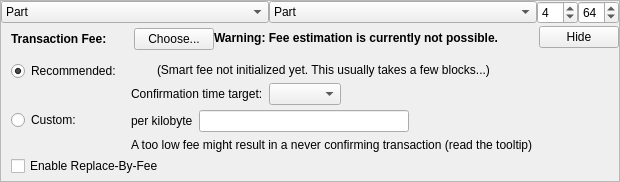
    <widget class="QFrame" name="frameFee">
     <property name="sizePolicy">
      <sizepolicy hsizetype="Expanding" vsizetype="Expanding">
       <horstretch>0</horstretch>
       <verstretch>0</verstretch>
      </sizepolicy>
     </property>
     <property name="maximumSize">
      <size>
       <width>16777215</width>
       <height>16777215</height>
      </size>
     </property>
     <property name="frameShape">
      <enum>QFrame::StyledPanel</enum>
     </property>
     <property name="frameShadow">
      <enum>QFrame::Sunken</enum>
     </property>
     <layout class="QVBoxLayout" name="verticalLayoutFee1">
      <property name="spacing">
       <number>0</number>
      </property>
      <property name="leftMargin">
       <number>0</number>
      </property>
      <property name="topMargin">
       <number>0</number>
      </property>
      <property name="rightMargin">
       <number>0</number>
      </property>
      <property name="bottomMargin">
       <number>0</number>
      </property>
      <item>
       <layout class="QHBoxLayout" name="horizontalLayout_3">
        <item>
         <widget class="QComboBox" name="cbxTypeFrom">
          <property name="toolTip">
           <string>Balance type to send from.</string>
          </property>
          <item>
           <property name="text">
            <string>Part</string>
           </property>
          </item>
          <item>
           <property name="text">
            <string>Blind</string>
           </property>
          </item>
          <item>
           <property name="text">
            <string>Anon</string>
           </property>
          </item>
         </widget>
        </item>
        <item>
         <widget class="QComboBox" name="cbxTypeTo">
          <property name="toolTip">
           <string>Balance type to send to.</string>
          </property>
          <item>
           <property name="text">
            <string>Part</string>
           </property>
          </item>
          <item>
           <property name="text">
            <string>Blind</string>
           </property>
          </item>
          <item>
           <property name="text">
            <string>Anon</string>
           </property>
          </item>
         </widget>
        </item>
        <item>
         <widget class="QSpinBox" name="spinRingSize">
          <property name="sizePolicy">
           <sizepolicy hsizetype="Fixed" vsizetype="Fixed">
            <horstretch>0</horstretch>
            <verstretch>0</verstretch>
           </sizepolicy>
          </property>
          <property name="minimum">
           <number>3</number>
          </property>
          <property name="maximum">
           <number>32</number>
          </property>
          <property name="value">
           <number>4</number>
          </property>
          <property name="toolTip">
           <string>Ring size for RCT txns.</string>
          </property>
         </widget>
        </item>
        <item>
         <widget class="QSpinBox" name="spinMaxInputs">
          <property name="sizePolicy">
           <sizepolicy hsizetype="Fixed" vsizetype="Fixed">
            <horstretch>0</horstretch>
            <verstretch>0</verstretch>
           </sizepolicy>
          </property>
          <property name="minimum">
           <number>1</number>
          </property>
          <property name="value">
           <number>64</number>
          </property>
          <property name="toolTip">
           <string>Inputs per RCT proof.</string>
          </property>
         </widget>
        </item>
       </layout>
      </item>
      <item>
       <layout class="QVBoxLayout" name="verticalLayoutFee2" stretch="0,0,0">
        <property name="spacing">
         <number>0</number>
        </property>
        <property name="leftMargin">
         <number>10</number>
        </property>
        <property name="topMargin">
         <number>0</number>
        </property>
        <item>
         <layout class="QHBoxLayout" name="horizontalLayoutFee1">
          <property name="bottomMargin">
           <number>0</number>
          </property>
          <item>
           <layout class="QVBoxLayout" name="verticalLayoutFee7">
            <property name="spacing">
             <number>0</number>
            </property>
            <item>
             <spacer name="verticalSpacerSmartFee">
              <property name="orientation">
               <enum>Qt::Vertical</enum>
              </property>
              <property name="sizeType">
               <enum>QSizePolicy::Fixed</enum>
              </property>
              <property name="sizeHint" stdset="0">
               <size>
                <width>1</width>
                <height>4</height>
               </size>
              </property>
             </spacer>
            </item>
            <item>
             <layout class="QHBoxLayout" name="horizontalLayoutSmartFee">
              <property name="spacing">
               <number>10</number>
              </property>
              <item>
               <widget class="QLabel" name="labelFeeHeadline">
                <property name="sizePolicy">
                 <sizepolicy hsizetype="Preferred" vsizetype="Maximum">
                  <horstretch>0</horstretch>
                  <verstretch>0</verstretch>
                 </sizepolicy>
                </property>
                <property name="font">
                 <font>
                  <weight>75</weight>
                  <bold>true</bold>
                 </font>
                </property>
                <property name="styleSheet">
                 <string notr="true">font-weight:bold;</string>
                </property>
                <property name="text">
                 <string>Transaction Fee:</string>
                </property>
               </widget>
              </item>
              <item>
               <widget class="QLabel" name="labelFeeMinimized">
                <property name="text">
                 <string/>
                </property>
               </widget>
              </item>
              <item>
               <widget class="QPushButton" name="buttonChooseFee">
                <property name="text">
                 <string>Choose...</string>
                </property>
               </widget>
              </item>
             </layout>
            </item>
            <item>
             <spacer name="verticalSpacer_5">
              <property name="orientation">
               <enum>Qt::Vertical</enum>
              </property>
              <property name="sizeHint" stdset="0">
               <size>
                <width>1</width>
                <height>1</height>
               </size>
              </property>
             </spacer>
            </item>
           </layout>
          </item>
          <item>
           <widget class="QLabel" name="fallbackFeeWarningLabel">
            <property name="toolTip">
             <string>Using the fallbackfee can result in sending a transaction that will take several hours or days (or never) to confirm. Consider choosing your fee manually or wait until you have validated the complete chain.</string>
            </property>
            <property name="font">
            <font>
                <weight>75</weight>
                <bold>true</bold>
            </font>
            </property>
            <property name="text">
             <string>Warning: Fee estimation is currently not possible.</string>
            </property>
            <property name="wordWrap">
             <bool>false</bool>
            </property>
           </widget>
          </item>
          <item>
           <spacer name="horizontalSpacer_4">
            <property name="orientation">
             <enum>Qt::Horizontal</enum>
            </property>
            <property name="sizeType">
             <enum>QSizePolicy::MinimumExpanding</enum>
            </property>
            <property name="sizeHint" stdset="0">
             <size>
              <width>40</width>
              <height>20</height>
             </size>
            </property>
           </spacer>
          </item>
          <item>
           <widget class="QPushButton" name="buttonMinimizeFee">
            <property name="toolTip">
             <string>collapse fee-settings</string>
            </property>
            <property name="text">
             <string>Hide</string>
            </property>
           </widget>
          </item>
         </layout>
        </item>
        <item>
         <widget class="QFrame" name="frameFeeSelection">
          <layout class="QVBoxLayout" name="verticalLayoutFee12">
           <property name="spacing">
            <number>0</number>
           </property>
           <property name="leftMargin">
            <number>0</number>
           </property>
           <property name="topMargin">
            <number>0</number>
           </property>
           <property name="rightMargin">
            <number>0</number>
           </property>
           <property name="bottomMargin">
            <number>0</number>
           </property>
           <item>
            <layout class="QGridLayout" name="gridLayoutFee">
             <property name="topMargin">
              <number>10</number>
             </property>
             <property name="bottomMargin">
              <number>4</number>
             </property>
             <property name="horizontalSpacing">
              <number>10</number>
             </property>
             <property name="verticalSpacing">
              <number>4</number>
             </property>
             <item row="1" column="1">
              <layout class="QVBoxLayout" name="verticalLayoutFee8">
               <property name="spacing">
                <number>6</number>
               </property>
               <item>
                <layout class="QHBoxLayout" name="horizontalLayoutFee13">
                 <item>
                  <widget class="QLabel" name="labelCustomPerKilobyte">
                   <property name="toolTip">
                    <string>Specify a custom fee per kB (1,000 bytes) of the transaction's virtual size.

Note:  Since the fee is calculated on a per-byte basis, a fee of "100 satoshis per kB" for a transaction size of 500 bytes (half of 1 kB) would ultimately yield a fee of only 50 satoshis.</string>
                   </property>
                   <property name="text">
                    <string>per kilobyte</string>
                   </property>
                  </widget>
                 </item>
                 <item>
                  <widget class="BitcoinAmountField" name="customFee"/>
                 </item>
                 <item>
                  <spacer name="horizontalSpacer_6">
                   <property name="orientation">
                    <enum>Qt::Horizontal</enum>
                   </property>
                   <property name="sizeHint" stdset="0">
                    <size>
                     <width>1</width>
                     <height>1</height>
                    </size>
                   </property>
                  </spacer>
                 </item>
                </layout>
               </item>
               <item>
                <layout class="QHBoxLayout" name="horizontalLayoutFee8">
                 <item>
                  <widget class="QLabel" name="labelCustomFeeWarning">
                   <property name="enabled">
                    <bool>true</bool>
                   </property>
                   <property name="toolTip">
                    <string>When there is less transaction volume than space in the blocks, miners as well as relaying nodes may enforce a minimum fee. Paying only this minimum fee is just fine, but be aware that this can result in a never confirming transaction once there is more demand for darkpay transactions than the network can process.</string>
                   </property>
                   <property name="text">
                    <string>A too low fee might result in a never confirming transaction (read the tooltip)</string>
                   </property>
                  </widget>
                 </item>
                 <item>
                  <spacer name="horizontalSpacer_2">
                   <property name="orientation">
                    <enum>Qt::Horizontal</enum>
                   </property>
                   <property name="sizeHint" stdset="0">
                    <size>
                     <width>1</width>
                     <height>1</height>
                    </size>
                   </property>
                  </spacer>
                 </item>
                </layout>
               </item>
              </layout>
             </item>
             <item row="0" column="0">
              <layout class="QVBoxLayout" name="verticalLayoutFee4" stretch="0,1">
               <item>
                <widget class="QRadioButton" name="radioSmartFee">
                 <property name="text">
                  <string>Recommended:</string>
                 </property>
                 <property name="checked">
                  <bool>true</bool>
                 </property>
                 <attribute name="buttonGroup">
                  <string notr="true">groupFee</string>
                 </attribute>
                </widget>
               </item>
               <item>
                <spacer name="verticalSpacer_2">
                 <property name="orientation">
                  <enum>Qt::Vertical</enum>
                 </property>
                 <property name="sizeHint" stdset="0">
                  <size>
                   <width>1</width>
                   <height>1</height>
                  </size>
                 </property>
                </spacer>
               </item>
              </layout>
             </item>
             <item row="1" column="0">
              <layout class="QVBoxLayout" name="verticalLayoutFee9" stretch="0,1">
               <item>
                <widget class="QRadioButton" name="radioCustomFee">
                 <property name="text">
                  <string>Custom:</string>
                 </property>
                 <attribute name="buttonGroup">
                  <string notr="true">groupFee</string>
                 </attribute>
                </widget>
               </item>
               <item>
                <spacer name="verticalSpacer_6">
                 <property name="orientation">
                  <enum>Qt::Vertical</enum>
                 </property>
                 <property name="sizeHint" stdset="0">
                  <size>
                   <width>1</width>
                   <height>1</height>
                  </size>
                 </property>
                </spacer>
               </item>
              </layout>
             </item>
             <item row="0" column="1">
              <layout class="QVBoxLayout" name="verticalLayoutFee3" stretch="0,0,1">
               <property name="spacing">
                <number>6</number>
               </property>
               <property name="topMargin">
                <number>2</number>
               </property>
               <item>
                <layout class="QHBoxLayout" name="horizontalLayoutFee12">
                 <item>
                  <widget class="QLabel" name="labelSmartFee">
                   <property name="text">
                    <string/>
                   </property>
                  </widget>
                 </item>
                 <item>
                  <widget class="QLabel" name="labelFeeEstimation">
                   <property name="text">
                    <string/>
                   </property>
                  </widget>
                 </item>
                 <item>
                  <widget class="QLabel" name="labelSmartFee2">
                   <property name="text">
                    <string>(Smart fee not initialized yet. This usually takes a few blocks...)</string>
                   </property>
                  </widget>
                 </item>
                 <item>
                  <spacer name="horizontalSpacer_5">
                   <property name="orientation">
                    <enum>Qt::Horizontal</enum>
                   </property>
                   <property name="sizeHint" stdset="0">
                    <size>
                     <width>1</width>
                     <height>1</height>
                    </size>
                   </property>
                  </spacer>
                 </item>
                </layout>
               </item>
               <item>
                <layout class="QHBoxLayout" name="horizontalLayoutFee9">
                 <item>
                  <layout class="QVBoxLayout" name="verticalLayoutFee6">
                   <item>
                    <widget class="QLabel" name="labelSmartFee3">
                     <property name="text">
                      <string>Confirmation time target:</string>
                     </property>
                    </widget>
                   </item>
                  </layout>
                 </item>
                 <item>
                  <layout class="QVBoxLayout" name="verticalLayoutFee5">
                   <property name="rightMargin">
                    <number>30</number>
                   </property>
                   <item>
                    <layout class="QHBoxLayout" name="horizontalLayoutConfTarget">
                     <property name="bottomMargin">
                      <number>0</number>
                     </property>
                     <item>
                      <widget class="QComboBox" name="confTargetSelector"/>
                     </item>
                     <item>
                      <spacer name="horizontalSpacerConfTarget">
                       <property name="orientation">
                        <enum>Qt::Horizontal</enum>
                       </property>
                       <property name="sizeHint" stdset="0">
                        <size>
                         <width>40</width>
                         <height>20</height>
                        </size>
                       </property>
                      </spacer>
                     </item>
                    </layout>
                   </item>
                  </layout>
                 </item>
                </layout>
               </item>
               <item>
                <spacer name="verticalSpacer_4">
                 <property name="orientation">
                  <enum>Qt::Vertical</enum>
                 </property>
                 <property name="sizeHint" stdset="0">
                  <size>
                   <width>1</width>
                   <height>1</height>
                  </size>
                 </property>
                </spacer>
               </item>
              </layout>
             </item>
            </layout>
           </item>
           <item>
            <widget class="QCheckBox" name="optInRBF">
             <property name="text">
              <string>Enable Replace-By-Fee</string>
             </property>
             <property name="toolTip">
              <string>With Replace-By-Fee (BIP-125) you can increase a transaction's fee after it is sent. Without this, a higher fee may be recommended to compensate for increased transaction delay risk.</string>
             </property>
            </widget>
           </item>
          </layout>
         </widget>
        </item>
        <item>
         <spacer name="verticalSpacerFee">
          <property name="orientation">
           <enum>Qt::Vertical</enum>
          </property>
          <property name="sizeHint" stdset="0">
           <size>
            <width>40</width>
            <height>5</height>
           </size>
          </property>
         </spacer>
        </item>
       </layout>
      </item>
     </layout>
    </widget>
